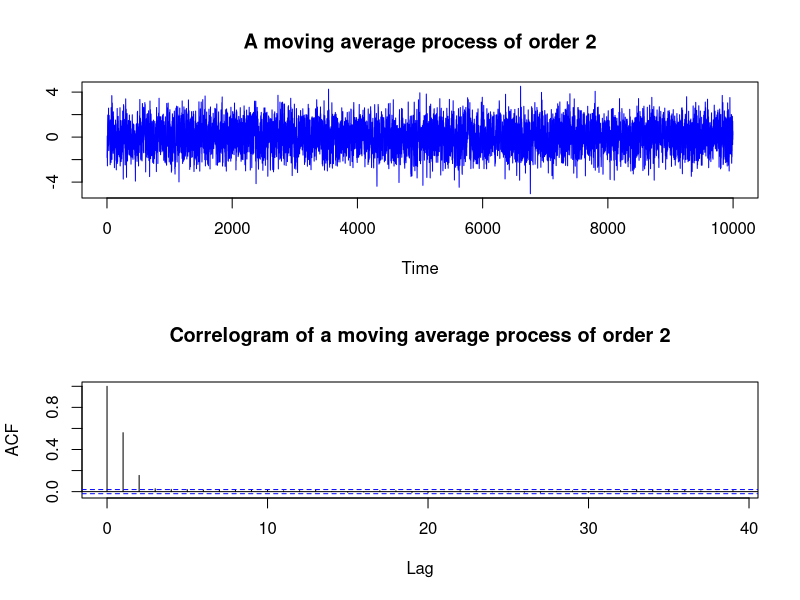
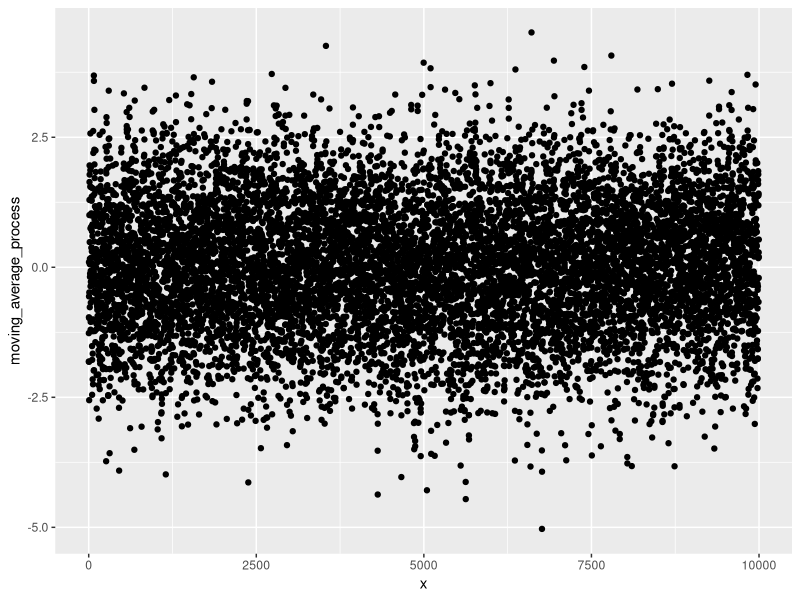
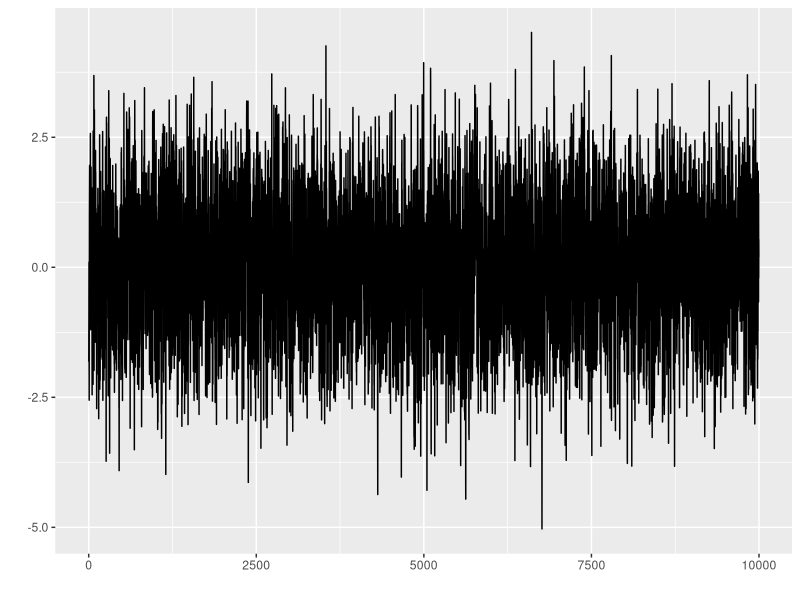

Write R code to recreate these figures, in order.
## ---- chunk 1
knitr::opts_chunk$set(echo = TRUE)
## ---- chunk 2
library(ggplot2)
library(ggfortify)
## ---- chunk 3
# Generate noise
noise <- rnorm(10000)
noise[1:10]
## ---- chunk 4
# Introduce a variable
ma_2=NULL

# Loop for generating MA(2) process

for(i in 3:10000){
    ma_2[i] <- noise[i]+0.7*noise[i-1]+0.2*noise[i-2]
}

ma_2[1:20]
## ---- chunk 5
# Shift data to left by 2 units
moving_average_process <- ma_2[3:10000]

# Put time series structure on a vanilla data
moving_average_process <- ts(moving_average_process)
## ---- chunk 6
# Partition output graphics as a multi frame of 2 rows and 1 column
par(mfrow=c(2,1))
# plot the process and plot its ACF
plot(moving_average_process, main='A moving average process of order 2', ylab=' ', col='blue')
acf(moving_average_process, main='Correlogram of a moving average process of order 2')

## ---- chunk 7
x <- seq(1, length(moving_average_process), 1)
ma.df <- data.frame(x, moving_average_process)
ggplot(ma.df, aes(x = x, y = moving_average_process)) + geom_point()
## ---- chunk 8
autoplot(moving_average_process)
## ---- chunk 9
